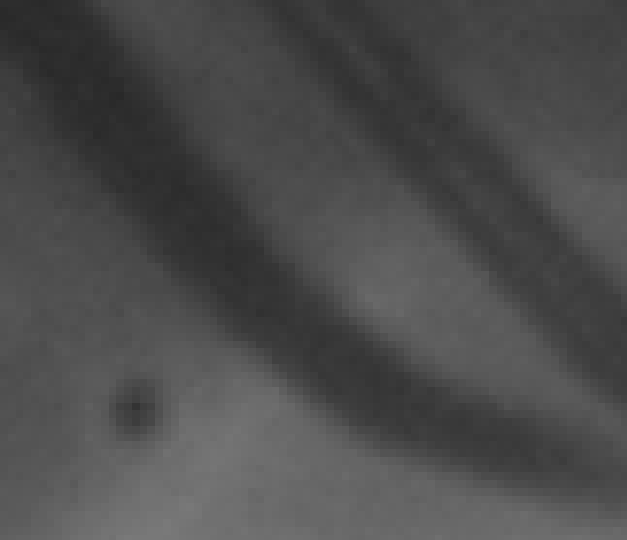
#> input picture history/lesion.png, 627 x 540 px
$ python contornos.py   (Python 2 division)   (older library calls are emulated)
#> lines starting #> are read from the running program, lines starting #| are printed output that depends on the picture; after the words box and inside, x2 and y2 are one past the last pixel; in counts of white or black regions, pixels touching at a corner belong together; long printed decimals are rounded
import matplotlib.pyplot as plt
import numpy as np
import cv2


im = cv2.imread('lesion.png')
#> im is the input picture: shape (540, 627, 3); min 41, max 121, mean 75.8
tmp = cv2.cvtColor(im,cv2.COLOR_BGR2GRAY)

for t in range(45,76,5):
    tmp2=tmp.copy()
    f,c=tmp2.shape
    img=np.zeros((f,c*2),dtype=np.int)
    imgray=tmp.copy()
    imgray[imgray<t]=255
    imgray[imgray<255]=0
    thresh=imgray.copy()
    img[0:f,0:c]=thresh.copy()
    cv2.imwrite("lesion_binaria_"+str(t)+".png",thresh)
    _,contours, hierarchy  = cv2.findContours(thresh,cv2.RETR_TREE,cv2.CHAIN_APPROX_SIMPLE)
    cv2.drawContours(tmp2, contours, -1, (0,255,0), 3)
    cv2.imwrite("contornos"+str(t)+".png",tmp2)
    img[0:f,c:c*2]=tmp2.copy()

    cv2.imwrite("comparacion"+str(t)+".png",img)

    cnt = contours[0]
    area = cv2.contourArea(cnt)
    print "area: ",area
    perimeter = cv2.arcLength(cnt,True)
    print "perimetro",perimeter
#> this loop made 7 passes
#> (cnt, area, perimeter) on passes 1 to 5: ([[179, 185], [179, 192], [185, 192], [185, 185]], 42, 26), ([[256, 309], [256, 316], [263, 316], [263, 309]], 49, 28), ([[132, 403], [132, 409], [139, 409], [139, 403]], 42, 26), ([[132, 403], [132, 409], [139, 409], [139, 403]], 42, 26), ([[551, 449], [551, 464], [566, 464], [566, 449]], 225, 60)
#> (area, perimeter) on passes 6 to 7: (758.5, 149.1), (1550.5, 181.1)
#| area:  42.0
#| perimetro 26.0
#| area:  49.0
#| perimetro 28.0
#| area:  42.0
#| perimetro 26.0
#| area:  42.0
#| perimetro 26.0
#| area:  225.0
#| perimetro 60.0
#> (further printed lines are left out)
#> pass 1, `thresh=imgray.copy()`:
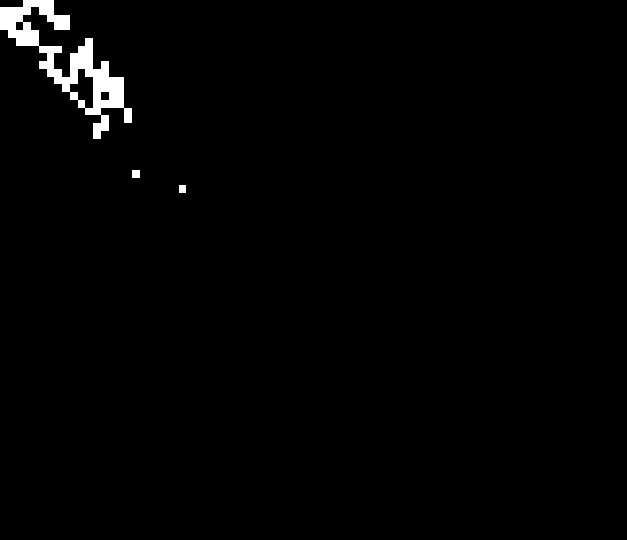
#> thresh: shape (540, 627); 1.4% white; 3 white regions, box (x1, y1, x2, y2) and area: (0, 0, 132, 139) 4710, (132, 170, 140, 178) 64, (179, 185, 186, 193) 56
#> pass 1, `cv2.imwrite("contornos"+str(t)+".png",tmp2)`:
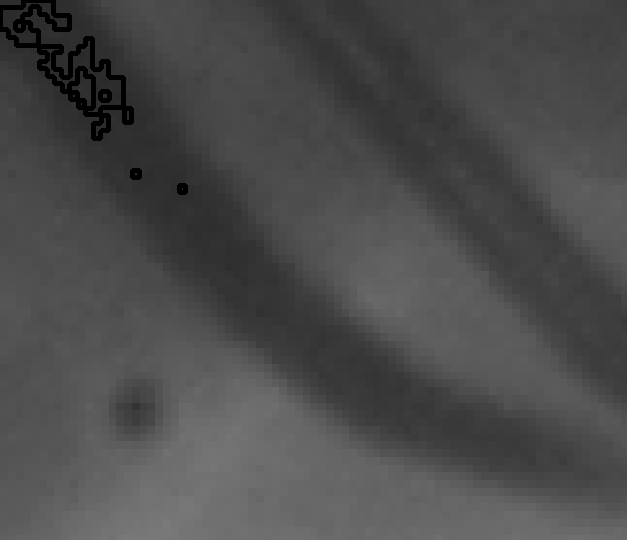
#> saved as contornos45.png: shape (540, 627); min 0, max 121, mean 75.1
#> pass 1, `cv2.imwrite("comparacion"+str(t)+".png",img)`:
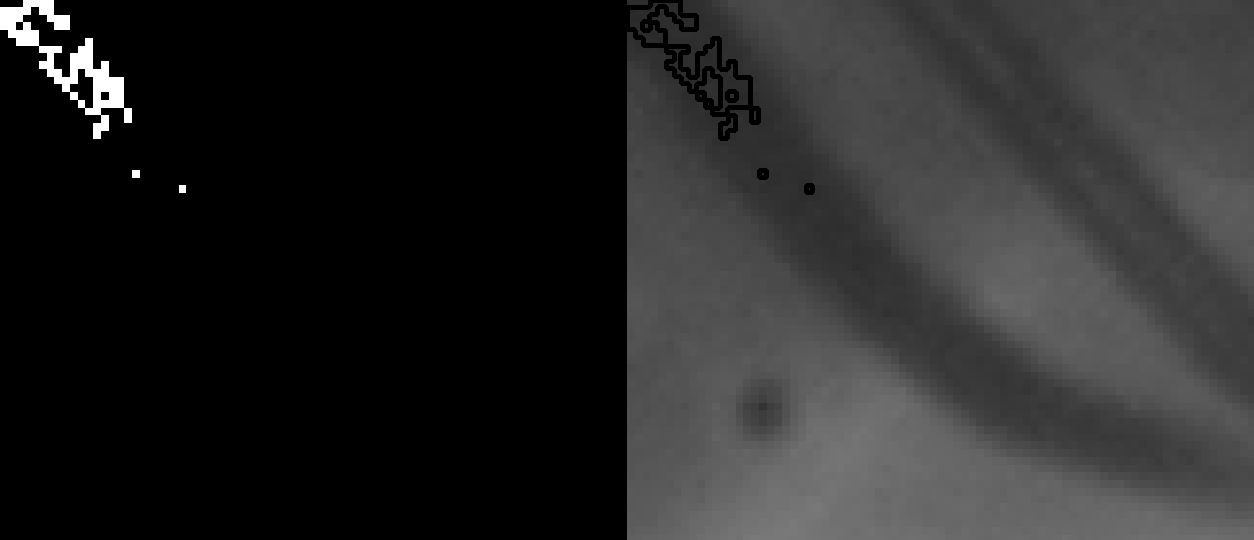
#> saved as comparacion45.png: shape (540, 1254); min 0, max 255, mean 39.4
#> pass 2, `thresh=imgray.copy()`:
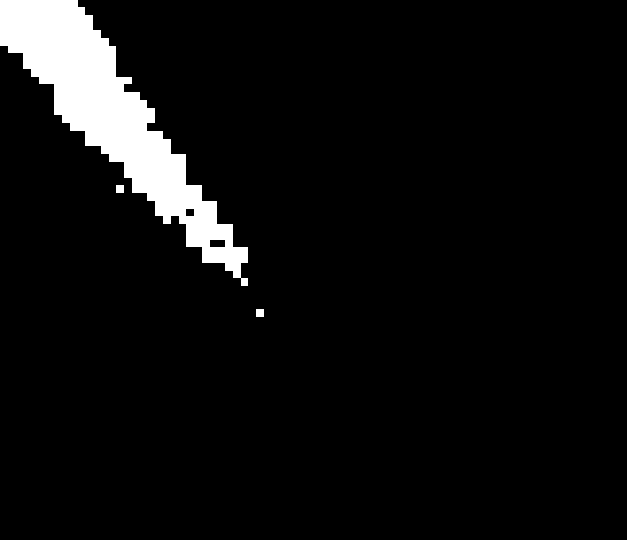
#> thresh: shape (540, 627); 5.9% white; 3 white regions, box (x1, y1, x2, y2) and area: (0, 0, 248, 286) 19901, (116, 185, 124, 193) 64, (256, 309, 264, 317) 64
#> after the loop:
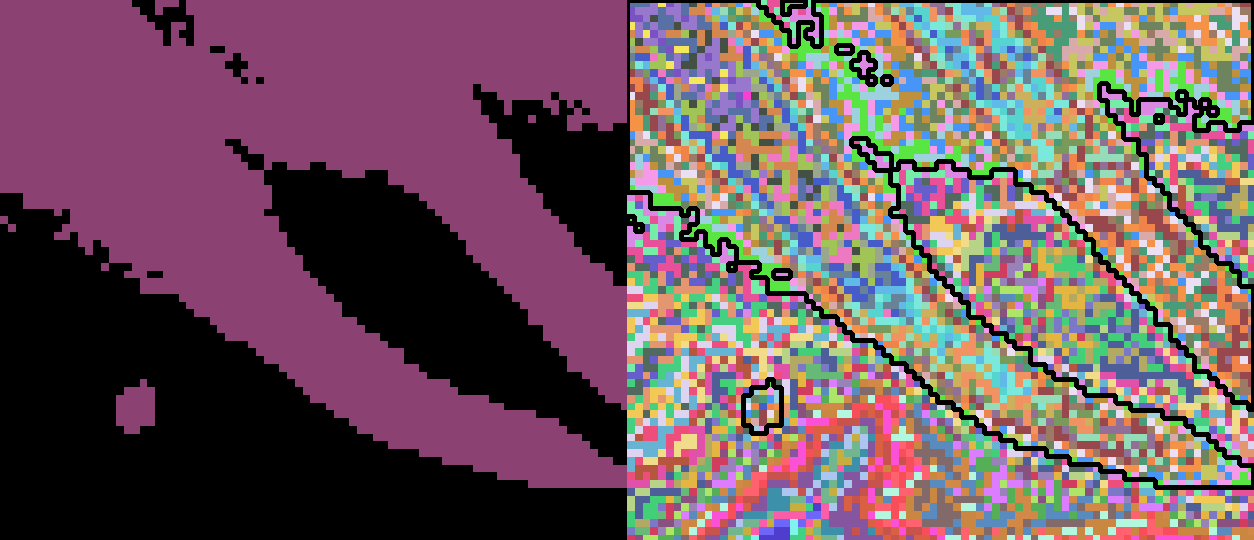
#> img: shape (540, 1254) int64; 83 distinct labels, from 0 to 255; one colour per label, 0 black
#> after the loop:
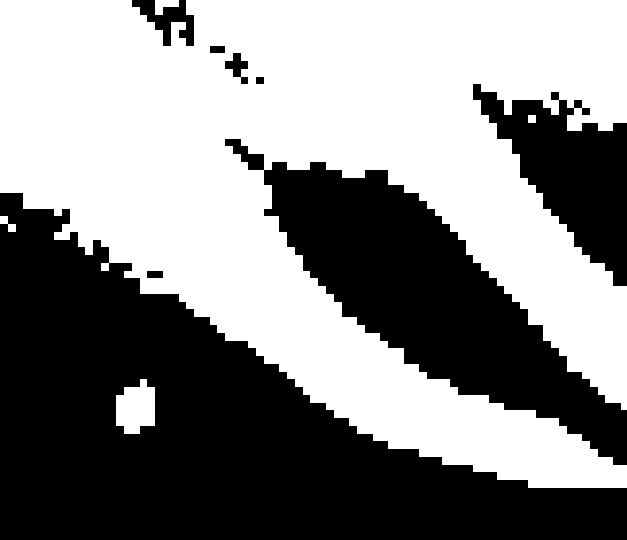
#> imgray: shape (540, 627); 53% white; 8 black regions, largest, box (x1, y1, x2, y2) and area: (0, 193, 627, 540) 101190, (225, 139, 627, 465) 41593, (473, 84, 627, 286) 14326
#> after the loop:
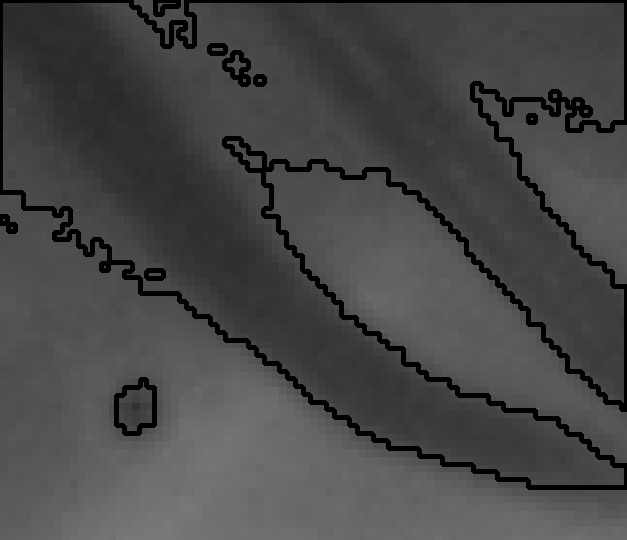
#> tmp2: shape (540, 627); min 0, max 121, mean 71.1


# [6 lines of commented-out code are left out]

$ run again, with history/comparacion55.png copied over history/lesion.png
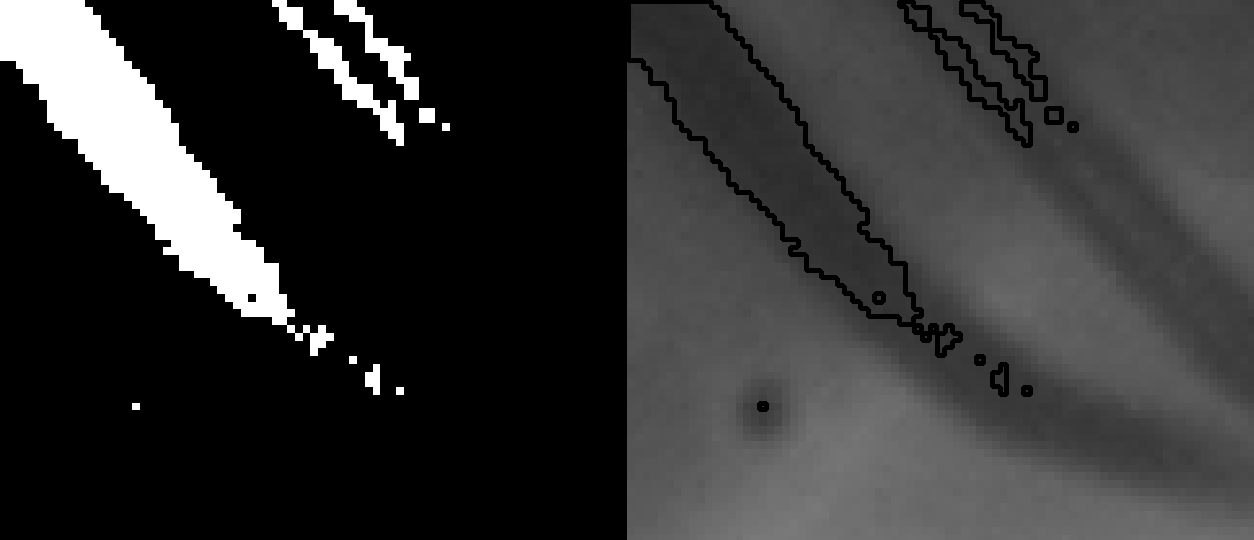
#> input picture history/comparacion55.png, 1254 x 540 px
#> im is the input picture: shape (540, 1254, 3); min 0, max 255, mean 51.5
#> the loop `for t in range(45,76,5):` made 7 passes
#> (area, perimeter) on passes 1, 2, 3, 4, 6, 7: (102, 37.31), (102, 37.31), (102, 37.31), (102, 37.31), (760, 148.5), (1550.5, 181.1)
#> (printed output is left out)
#> pass 1, `thresh=imgray.copy()`:
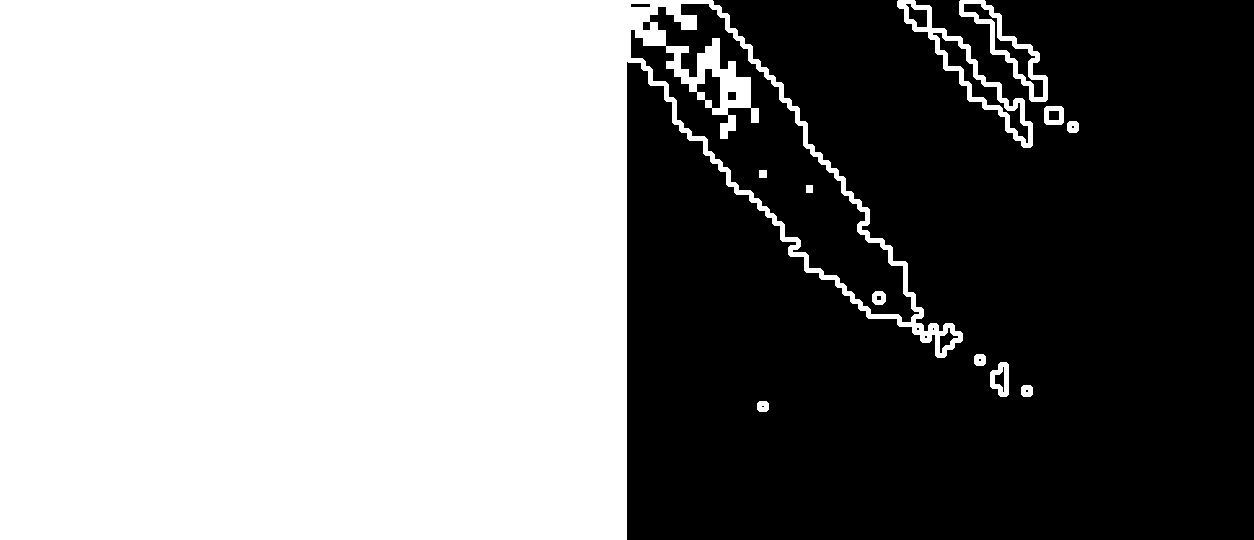
#> thresh: shape (540, 1254); 52.5% white; 18 black regions (8 under 20 px), largest, box (x1, y1, x2, y2) and area: (627, 0, 1254, 540) 295018, (631, 4, 919, 322) 23532, (933, 33, 1028, 143) 1460
#> after the loop `for t in range(45,76,5):`:
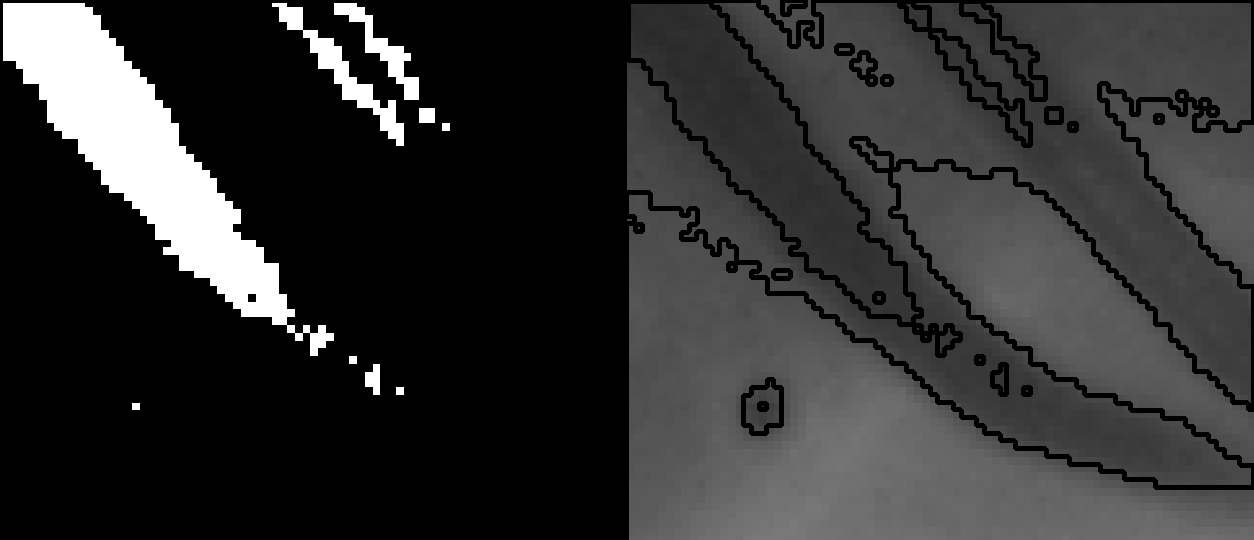
#> tmp2: shape (540, 1254); min 0, max 255, mean 49
